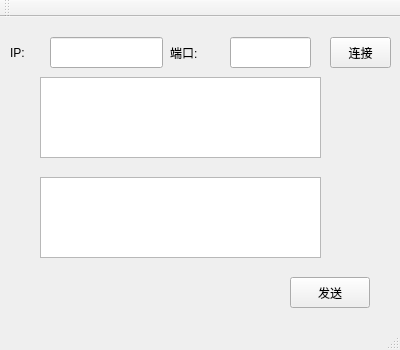
<?xml version="1.0" encoding="UTF-8"?>
<ui version="4.0">
 <class>MainWindow</class>
 <widget class="QMainWindow" name="MainWindow">
  <property name="geometry">
   <rect>
    <x>0</x>
    <y>0</y>
    <width>400</width>
    <height>350</height>
   </rect>
  </property>
  <property name="windowTitle">
   <string>MainWindow</string>
  </property>
  <widget class="QWidget" name="centralWidget">
   <widget class="QTextEdit" name="textEdit_Recv">
    <property name="geometry">
     <rect>
      <x>40</x>
      <y>60</y>
      <width>281</width>
      <height>81</height>
     </rect>
    </property>
   </widget>
   <widget class="QTextEdit" name="textEdit_Send">
    <property name="geometry">
     <rect>
      <x>40</x>
      <y>160</y>
      <width>281</width>
      <height>81</height>
     </rect>
    </property>
   </widget>
   <widget class="QPushButton" name="pushButton_Send">
    <property name="geometry">
     <rect>
      <x>290</x>
      <y>260</y>
      <width>80</width>
      <height>31</height>
     </rect>
    </property>
    <property name="text">
     <string>发送</string>
    </property>
   </widget>
   <widget class="QPushButton" name="pushButton_Connect">
    <property name="geometry">
     <rect>
      <x>330</x>
      <y>20</y>
      <width>61</width>
      <height>31</height>
     </rect>
    </property>
    <property name="text">
     <string>连接</string>
    </property>
   </widget>
   <widget class="QLabel" name="label">
    <property name="geometry">
     <rect>
      <x>10</x>
      <y>20</y>
      <width>41</width>
      <height>31</height>
     </rect>
    </property>
    <property name="text">
     <string>IP:</string>
    </property>
   </widget>
   <widget class="QLabel" name="label_2">
    <property name="geometry">
     <rect>
      <x>170</x>
      <y>20</y>
      <width>51</width>
      <height>31</height>
     </rect>
    </property>
    <property name="text">
     <string>端口:</string>
    </property>
   </widget>
   <widget class="QLineEdit" name="lineEdit_IP">
    <property name="geometry">
     <rect>
      <x>50</x>
      <y>20</y>
      <width>113</width>
      <height>31</height>
     </rect>
    </property>
   </widget>
   <widget class="QLineEdit" name="lineEdit_Port">
    <property name="geometry">
     <rect>
      <x>230</x>
      <y>20</y>
      <width>81</width>
      <height>31</height>
     </rect>
    </property>
   </widget>
  </widget>
  <widget class="QMenuBar" name="menuBar">
   <property name="geometry">
    <rect>
     <x>0</x>
     <y>0</y>
     <width>400</width>
     <height>19</height>
    </rect>
   </property>
  </widget>
  <widget class="QToolBar" name="mainToolBar">
   <attribute name="toolBarArea">
    <enum>TopToolBarArea</enum>
   </attribute>
   <attribute name="toolBarBreak">
    <bool>false</bool>
   </attribute>
  </widget>
  <widget class="QStatusBar" name="statusBar"/>
 </widget>
 <layoutdefault spacing="6" margin="11"/>
 <resources/>
 <connections/>
</ui>
